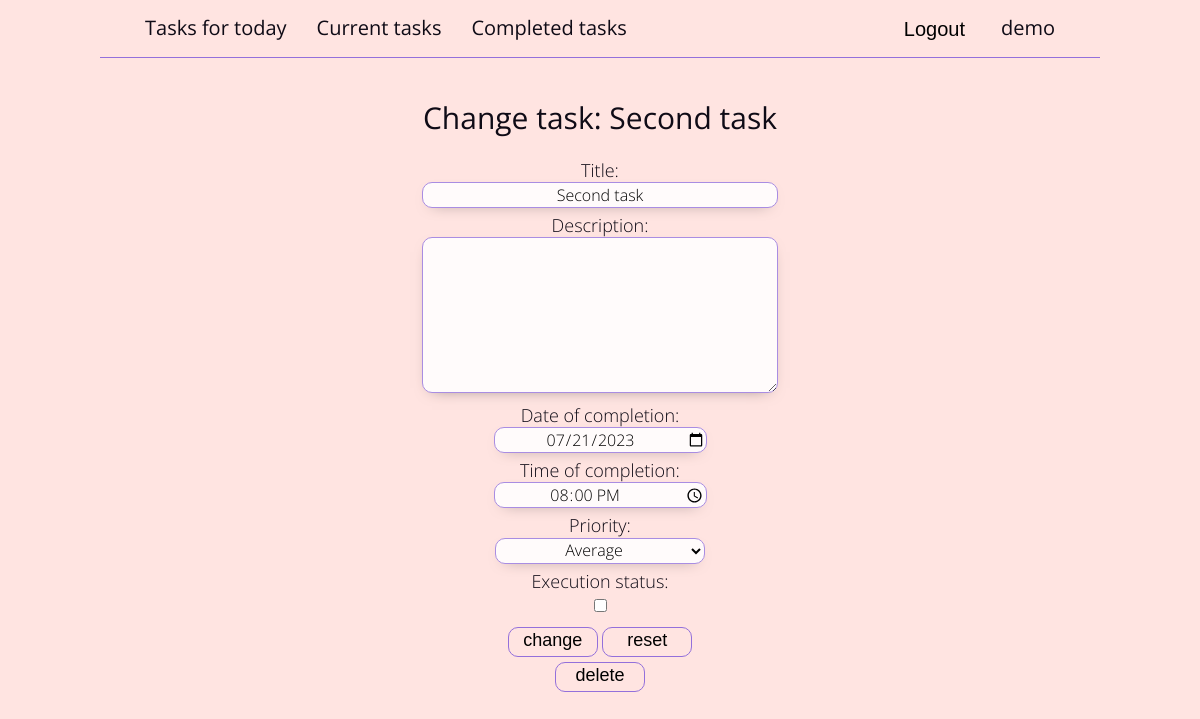
The app's page /tasks-for-today/task-2/ (signed in) with its own data.
### tables this page shows
CREATE TABLE users (
    id INTEGER NOT NULL PRIMARY KEY AUTOINCREMENT,
    password VARCHAR(128) NOT NULL,
    username VARCHAR(150) NOT NULL UNIQUE,
    active BOOL NOT NULL DEFAULT True
);

CREATE TABLE tasks (
    id INTEGER NOT NULL PRIMARY KEY AUTOINCREMENT,
    user_id INTEGER NOT NULL,
    title VARCHAR(50) NOT NULL,
    description TEXT NOT NULL DEFAULT "",
    date_of_completion DATA,
    time_of_completion TIME,
    priority INTEGER NOT NULL DEFAULT 1,
    execution_status BOOL NOT NULL DEFAULT False,
    FOREIGN KEY (user_id) REFERENCES users(id)
        ON DELETE CASCADE
        ON UPDATE CASCADE
);

### to_do.py (the view, shortened to what this page needs)
@app.route("/<calling_page>/task-<int:task_id>/", methods=["GET", "POST"])
@login_required
def change_task_to_do(calling_page, task_id):
    user_id = current_user.get_id()
    task = g.connection_to_db.get_first_record("tasks", id=task_id, user_id=user_id)
    if task is None:
        abort(404)
    return render_template("to_do/change_task_to_do.html",
        page_title=page_title,
        page_name=calling_page,
        task=task
    )

### superstructures.py (called while the page is built)
    def get_first_record(self, table, **kwargs):
        list_of_values_for_columns = [f'{column} = {repr(value)}' for column, value in kwargs.items()]
        values_for_where = " AND ".join(list_of_values_for_columns)
        select_query = f"SELECT * FROM {table} " \
        f"{'WHERE ' if values_for_where else ''}{values_for_where} " \
        f"LIMIT 1;"
        searched_record = self._cursor.execute(select_query).fetchone()
        return searched_record

    def close(self):
        self._connection.close()

    def get_id(self):
        return str(self._user["id"])

    @property
    def username(self):
        return str(self._user["username"])

### to_do.py (called while the page is built)
def db_connection():
    connection = sqlite3.connect(app.config["DATABASE"])
    connection.row_factory = sqlite3.Row                           # Converting records from tables to a dictionary type
    return connection

@app.before_request
def connection_to_db_via_g():  # Implementing a single database connection across the entire query
    if not hasattr(g, "connection_to_db"):
        g.connection_to_db = ConnectionToDB(db_connection())

@login_manager.user_loader
def user_loading(user_id):
    connection_to_db_via_g()
    return UserLogin(user_id, g.connection_to_db)

@app.teardown_appcontext                         # Decorator responsible for processes executed after request processing
def close_db_connection(response):
    if hasattr(g, "connection_to_db"):
        g.connection_to_db.close()                          # Closing the database connection after processing a request
    return response

### templates/to_do/change_task_to_do.html (shortened to what this page needs)
{% extends "index.html" %}
{% block application %}
<article class="to_do task">
    <h1>Change task: {{ task.title }}</h1>
    <form method="post">
        <li>
            <label for="id_title">Title:</label>
            <input id="id_title" type="text" name="title"
            value="{{ task.title }}" maxlength="50" required>
        </li>
        <li>
            <label for="id_description">Description:</label>
            <textarea id="id_description" name="description"
            value="{{ task.description }}" cols="40" rows="10"></textarea>
        </li>
        <li>
            <label for="id_date_of_completion">Date of completion:</label>
            <input id="id_date_of_completion" type="date" name="date_of_completion"
            value="{{ task.date_of_completion }}" required>
        </li>
        <li>
            <label for="id_time_of_completion">Time of completion:</label>
            <input id="id_time_of_completion" type="time" name="time_of_completion"
            value="{{ task.time_of_completion }}" required>
        </li>
        <li>
            <label for="id_priority">Priority:</label>
            <select id="id_priority" name="priority">
                <option value="2" {% if task.priority == 2 %} selected {% endif %}>Average</option>
            </select>
        </li>
        <li>
            <label for="id_execution_status">Execution status:</label>
            <input id="id_execution_status" type="checkbox" name="execution_status"
            {% if task.execution_status %} checked {% endif %}>
        </li>
        <button type="submit">change</button>
        <button type="reset">reset</button>
    </form>
    <form class="deleting_task"
    action="{{ url_for('deleting_task', calling_page=page_name, task_id=task.id) }}" method="post">
        <button type="submit">delete</button>
    </form>
</article>
{% endblock %}

### templates/to_do/to_do_header.html (shortened to what this page needs)
<header class="to_do">
    <nav>
        <ul>
            {% if current_user.is_authenticated %}
            <li>
                <ul class="first_elements">
                    <li {% if main_title == "Tasks for today" %} class="checked" {% endif %}>
                        <a href="{{ url_for('tasks_for_today_to_do') }}">Tasks for today</a>
                    </li>
                    <li {% if main_title == "Current tasks" %} class="checked" {% endif %}>
                        <a href="{{ url_for('current_tasks_to_do') }}">Current tasks</a>
                    </li>
                    <li {% if main_title == "Completed tasks" %} class="checked" {% endif %}>
                        <a href="{{ url_for('completed_tasks_to_do') }}">Completed tasks</a>
                    </li>
                </ul>
            </li>
            <li>
                <ul class="last_elements">
                    <li>
                        <form action="{{ url_for('logout_to_do') }}" method="post">
                            <button type="submit">Logout</button>
                        </form>
                    </li>
                    <li class="username">{{ current_user.username }}</li>
                </ul>
            </li>
            {% endif %}
        </ul>
    </nav>
</header>

### static/css/styles.css (style rules this page uses)
html { font-family: "Open Sans", "PT Sans", sans-serif; font-size: 18px; font-weight: 300; text-align: center; }
body { color: #0f0b16; height: 100vh; line-height: 1.333; }
a { color: #0f0b16; }
h1, h2, h3 { line-height: 1; }

### static/to_do/css/to_do_styles.css (style rules this page uses)
body { background-color: mistyrose; }
header.to_do > nav > ul { align-items: center; border-bottom: 1px solid mediumpurple; box-sizing: border-box; display: flex; flex-flow: row wrap; justify-content: space-between; margin: 15px auto 35px; max-width: 1000px; padding: 0px 30px; }
header.to_do > nav > ul > li > ul.first_elements { align-items: center; display: flex; flex-flow: row wrap; justify-content: start; }
header.to_do > nav > ul > li > ul.last_elements { align-items: center; display: flex; flex-flow: row wrap; justify-content: end; }
header.to_do > nav > ul > li > ul > li { padding-bottom: 15px; }
header.to_do > nav > ul > li > ul > li.username, header.to_do > nav > ul > li > ul a, header.to_do > nav > ul > li > ul button { background: none; border: none; cursor: pointer; font-size: 20px; font-weight: 400; margin: 0px 15px; text-decoration: none; }
header.to_do > nav > ul > li > ul > li.username { cursor: auto; }
header.to_do > nav > ul > li > ul button { position: relative; top: 1px; }
article.to_do { margin-bottom: 95px; }
article.to_do > h1 { font-size: 30px; font-weight: 400; margin-bottom: 25px; }
article.to_do.task > form > li { margin-bottom: 5px; }
article.to_do.task > form > li > label { display: block; }
article.to_do.task > form > li > #id_title, article.to_do.task > form > li > #id_description { background-color: #fffbfb; border: 1px solid #a98de2; border-radius: 10px; box-shadow: 0px 5px 15px -10px #736765; font-family: "Open Sans", "PT Sans", sans-serif; font-size: 16px; font-weight: 300; min-width: 350px; text-align: center; width: 25vw; }
article.to_do.task > form > li > #id_description { height: 150px; }
article.to_do.task > form > li > #id_date_of_completion, article.to_do.task > form > li > #id_time_of_completion, article.to_do.task > form > li > #id_priority { background-color: #fffbfb; border: 1px solid #a98de2; border-radius: 10px; box-shadow: 0px 5px 15px -10px #736765; font-family: "Open Sans", "PT Sans", sans-serif; font-size: 16px; font-weight: 300; min-width: 210px; text-align: center; width: 15vw; }
article.to_do.task > form > li > #id_execution_status { background-color: #fffbfb; border: 1px solid #a98de2; border-radius: 10px; box-shadow: 0px 5px 15px -10px #736765; font-family: "Open Sans", "PT Sans", sans-serif; font-size: 16px; font-weight: 300; text-align: center; }
article.to_do.task > form > button { background: none; border: 1.5px solid mediumpurple; border-radius: 10px; cursor: pointer; display: inline-block; font-size: 18px; margin: 5px auto 0px; padding: 2px 0px 5px; width: 90px; }

### records on screen
users: username "demo"
tasks: title "Second task", date_of_completion "07/21/2023", time_of_completion "20:00", priority "Average"
